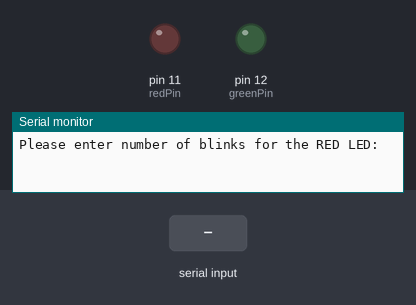
The sketch below on a simulated Arduino Uno, built with avr-gcc and run on an emulated ATmega328P. Parts: output pins drawn as LEDs (lit = HIGH), the last lines printed to the serial monitor. Dashed ring = blinking. Inputs (shaded band) come from the test bench.

Above: at 0.9 s.
1.0 s: "90,45\n" received over Serial
At 1.13 s:
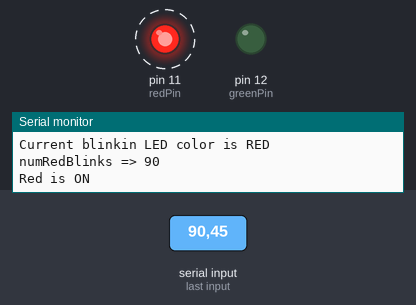
At 46.15 s:
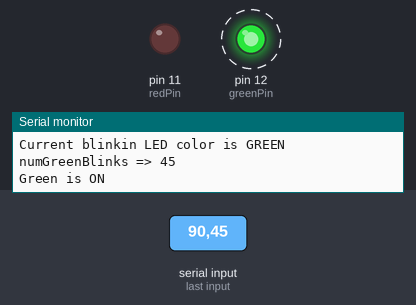
Timing chart, 0 to 48.0 s (numbered marks = the images above; inputs shaded):
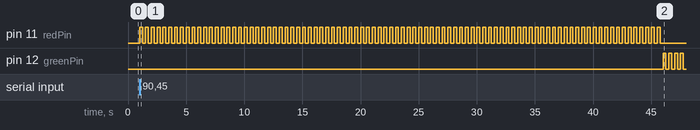

Measured:
- after the input at 1.0 s, pin 11 (redPin): alternates HIGH for 0.25 s and LOW for 0.25 s, 180 changes in all, then stays LOW, starting at once; pin 12 (greenPin): alternates HIGH for 0.25 s and LOW for 0.25 s, starting after 45.0 s

The sketch:

lesson_6.ino
```cpp
int redPin = 11;
int greenPin = 12;
int sleepTime = 500;
int loopNum = 1;
const long baudSpeed = 115200;

int redOnTime = 250;
int redOffTime = 250;
int greenOnTime = 250;
int greenOffTime = 250;

int numRedBlinks;
int numGreenBlinks;

bool isValidInput = false;

String blnkNum;
String setupMsg = "Setup is finished";
String loopMsg = "A new loop is started. Total loops #: ";
String inputError = "ERROR: only digits allowed! Please reenter.";

String blnkMsg = "\nCurrent blinkin LED color is ";
String userInputStart ="\nPlease enter number of blinks for the ";
String userInputEnd = " LED:\n";

String redMsgOn = "Red is ON";
String redMsgOff = "Red is OFF";
String ledColorRed = "RED";

String greenMsgOn = "Green is ON";
String greenMsgOff = "Green is OFF";
String ledColorGreen = "GREEN";

String startMsg = "Lesson #6";


void setup() {
  // put your setup code here, to run once:

  Serial.begin(baudSpeed);
  pinMode(redPin,OUTPUT);
  pinMode(greenPin,OUTPUT);
  //Serial.println(startMsg);
  //Serial.println(setupMsg);

Serial.println(userInputStart + ledColorRed + userInputEnd);

  while(isValidInput == false){
    while (Serial.available() == 0){
      //Wait for user input
    }

      numRedBlinks = Serial.parseInt();

      if (numRedBlinks != 0){
        isValidInput = true;
      }
      else{
        Serial.println(inputError);
      }
  }

  isValidInput = false;

  //Serial.flush();
  Serial.println(userInputStart + ledColorGreen + userInputEnd);

  while(isValidInput == false){
    while (Serial.available() == 0){
      //Wait for user input
    }

      numGreenBlinks = Serial.parseInt();

      if (numGreenBlinks != 0){
        isValidInput = true;
      }
      else{
        Serial.println(inputError);
      }
    }

  isValidInput = false;
}

void loop() {
  // put your main code here, to run repeatedly:


  //Serial.println(loopMsg + loopNum);
  //delay(sleepTime);
  //loopNum = loopNum + 1;

  Serial.println(blnkMsg + ledColorRed);
  blnkNum = String(numRedBlinks);
  Serial.println("\nnumRedBlinks => " + blnkNum + "\n");
  for(int i=0; i<numRedBlinks; i=i+1){

    digitalWrite(redPin,HIGH);
    Serial.println(redMsgOn);
    delay(redOnTime);

    digitalWrite(redPin,LOW);
    Serial.println(redMsgOff);
    delay(redOffTime);
    }

  Serial.println(blnkMsg + ledColorGreen);
  blnkNum = String(numGreenBlinks);
  Serial.println("\nnumGreenBlinks => " + blnkNum + "\n");
  for(int j=0; j<numGreenBlinks; j=j+1){

    digitalWrite(greenPin,HIGH);
    Serial.println(greenMsgOn);
    delay(greenOnTime);

    digitalWrite(greenPin,LOW);
    Serial.println(greenMsgOff);
    delay(greenOffTime);
    }
}
```
